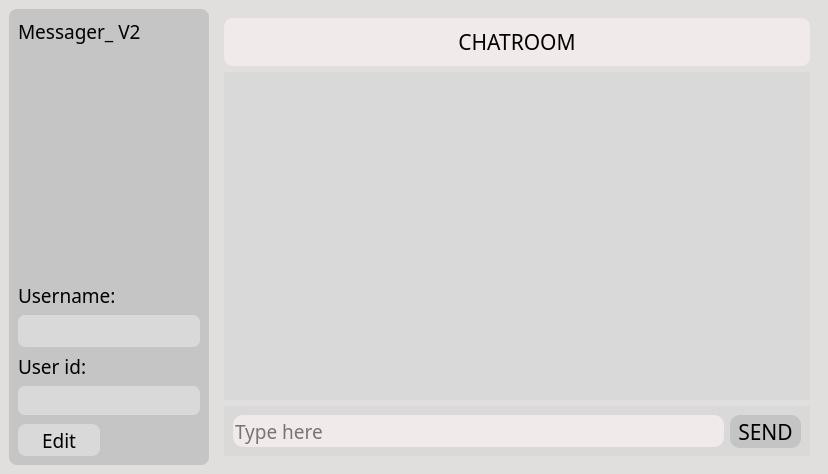
<?xml version="1.0" encoding="UTF-8"?>
<ui version="4.0">
 <class>MainWindow</class>
 <widget class="QMainWindow" name="MainWindow">
  <property name="geometry">
   <rect>
    <x>0</x>
    <y>0</y>
    <width>828</width>
    <height>474</height>
   </rect>
  </property>
  <property name="windowTitle">
   <string>MainWindow</string>
  </property>
  <property name="styleSheet">
   <string notr="true">background-color: rgb(46, 47, 42);</string>
  </property>
  <widget class="QWidget" name="centralwidget">
   <property name="styleSheet">
    <string notr="true">background: #E1DEDE;</string>
   </property>
   <layout class="QHBoxLayout" name="horizontalLayout">
    <item>
     <widget class="QWidget" name="widget" native="true">
      <property name="minimumSize">
       <size>
        <width>150</width>
        <height>0</height>
       </size>
      </property>
      <property name="maximumSize">
       <size>
        <width>200</width>
        <height>16777215</height>
       </size>
      </property>
      <property name="styleSheet">
       <string notr="true">
background: #C5C5C5;
border-radius: 8px;</string>
      </property>
      <layout class="QVBoxLayout" name="verticalLayout_2">
       <item>
        <widget class="QLabel" name="label_3">
         <property name="font">
          <font>
           <family>Ink Free</family>
           <pointsize>14</pointsize>
          </font>
         </property>
         <property name="styleSheet">
          <string notr="true">background: #C5C5C5;
border-radius: 8px;</string>
         </property>
         <property name="text">
          <string>Messager_ V2</string>
         </property>
        </widget>
       </item>
       <item>
        <spacer name="verticalSpacer">
         <property name="orientation">
          <enum>Qt::Vertical</enum>
         </property>
         <property name="sizeHint" stdset="0">
          <size>
           <width>20</width>
           <height>40</height>
          </size>
         </property>
        </spacer>
       </item>
       <item>
        <widget class="QLabel" name="label_4">
         <property name="minimumSize">
          <size>
           <width>67</width>
           <height>16</height>
          </size>
         </property>
         <property name="font">
          <font>
           <family>Ink Free</family>
           <pointsize>14</pointsize>
          </font>
         </property>
         <property name="text">
          <string>Username:</string>
         </property>
        </widget>
       </item>
       <item>
        <widget class="QLineEdit" name="lineEdit_2">
         <property name="minimumSize">
          <size>
           <width>0</width>
           <height>32</height>
          </size>
         </property>
         <property name="font">
          <font>
           <family>Ink Free</family>
           <pointsize>14</pointsize>
          </font>
         </property>
         <property name="styleSheet">
          <string notr="true">background: #D9D9D9;
border-radius: 7px;</string>
         </property>
        </widget>
       </item>
       <item>
        <widget class="QLabel" name="label_5">
         <property name="font">
          <font>
           <family>Ink Free</family>
           <pointsize>14</pointsize>
          </font>
         </property>
         <property name="text">
          <string>User id:</string>
         </property>
        </widget>
       </item>
       <item>
        <widget class="QLineEdit" name="lineEdit_3">
         <property name="minimumSize">
          <size>
           <width>0</width>
           <height>32</height>
          </size>
         </property>
         <property name="font">
          <font>
           <family>Ink Free</family>
           <pointsize>14</pointsize>
          </font>
         </property>
         <property name="styleSheet">
          <string notr="true">background: #D9D9D9;
border-radius: 7px;
margin-bottom: 3px;</string>
         </property>
        </widget>
       </item>
       <item>
        <widget class="QPushButton" name="pushButton_2">
         <property name="minimumSize">
          <size>
           <width>0</width>
           <height>32</height>
          </size>
         </property>
         <property name="maximumSize">
          <size>
           <width>82</width>
           <height>16777215</height>
          </size>
         </property>
         <property name="font">
          <font>
           <family>Ink Free</family>
           <pointsize>14</pointsize>
          </font>
         </property>
         <property name="styleSheet">
          <string notr="true">background: #D9D9D9;
border-radius: 8px;</string>
         </property>
         <property name="text">
          <string>Edit</string>
         </property>
        </widget>
       </item>
      </layout>
     </widget>
    </item>
    <item>
     <widget class="QWidget" name="widget_2" native="true">
      <property name="styleSheet">
       <string notr="true">padding:0px;</string>
      </property>
      <layout class="QVBoxLayout" name="verticalLayout">
       <item>
        <widget class="QWidget" name="widget_3" native="true">
         <property name="minimumSize">
          <size>
           <width>505</width>
           <height>31</height>
          </size>
         </property>
         <property name="maximumSize">
          <size>
           <width>16777215</width>
           <height>60</height>
          </size>
         </property>
         <property name="styleSheet">
          <string notr="true">background: #F0EAEA;
border-radius: 9px;</string>
         </property>
         <layout class="QHBoxLayout" name="horizontalLayout_3">
          <item>
           <widget class="QLabel" name="label">
            <property name="font">
             <font>
              <family>Ink Free</family>
              <pointsize>16</pointsize>
             </font>
            </property>
            <property name="text">
             <string>CHATROOM</string>
            </property>
            <property name="alignment">
             <set>Qt::AlignCenter</set>
            </property>
           </widget>
          </item>
         </layout>
        </widget>
       </item>
       <item>
        <widget class="QWidget" name="widget_4" native="true">
         <property name="minimumSize">
          <size>
           <width>505</width>
           <height>303</height>
          </size>
         </property>
         <property name="styleSheet">
          <string notr="true">background: #D9D9D9;</string>
         </property>
         <layout class="QVBoxLayout" name="verticalLayout_3">
          <item>
           <widget class="QScrollArea" name="scrollArea">
            <property name="minimumSize">
             <size>
              <width>0</width>
              <height>0</height>
             </size>
            </property>
            <property name="styleSheet">
             <string notr="true">border: 0px;</string>
            </property>
            <property name="horizontalScrollBarPolicy">
             <enum>Qt::ScrollBarAlwaysOff</enum>
            </property>
            <property name="widgetResizable">
             <bool>true</bool>
            </property>
            <property name="alignment">
             <set>Qt::AlignLeading|Qt::AlignLeft|Qt::AlignTop</set>
            </property>
            <widget class="QWidget" name="scrollAreaWidgetContents">
             <property name="geometry">
              <rect>
               <x>0</x>
               <y>0</y>
               <width>568</width>
               <height>314</height>
              </rect>
             </property>
             <layout class="QVBoxLayout" name="verticalLayout_4">
              <item>
               <spacer name="verticalSpacer_2">
                <property name="orientation">
                 <enum>Qt::Vertical</enum>
                </property>
                <property name="sizeHint" stdset="0">
                 <size>
                  <width>20</width>
                  <height>40</height>
                 </size>
                </property>
               </spacer>
              </item>
             </layout>
            </widget>
           </widget>
          </item>
         </layout>
        </widget>
       </item>
       <item>
        <widget class="QWidget" name="widget_5" native="true">
         <property name="maximumSize">
          <size>
           <width>16777215</width>
           <height>50</height>
          </size>
         </property>
         <property name="styleSheet">
          <string notr="true">background: #D9D9D9;</string>
         </property>
         <layout class="QHBoxLayout" name="horizontalLayout_2">
          <item>
           <widget class="QLineEdit" name="lineEdit">
            <property name="minimumSize">
             <size>
              <width>425</width>
              <height>32</height>
             </size>
            </property>
            <property name="font">
             <font>
              <family>Ink Free</family>
              <pointsize>14</pointsize>
             </font>
            </property>
            <property name="styleSheet">
             <string notr="true">background: #F0EAEA;
border-radius: 10px;</string>
            </property>
            <property name="placeholderText">
             <string>Type here</string>
            </property>
           </widget>
          </item>
          <item>
           <widget class="QPushButton" name="pushButton">
            <property name="minimumSize">
             <size>
              <width>71</width>
              <height>33</height>
             </size>
            </property>
            <property name="font">
             <font>
              <family>Ink Free</family>
              <pointsize>16</pointsize>
             </font>
            </property>
            <property name="styleSheet">
             <string notr="true">background: #C4C4C4;
border-radius: 10px;</string>
            </property>
            <property name="text">
             <string>SEND</string>
            </property>
           </widget>
          </item>
         </layout>
        </widget>
       </item>
      </layout>
     </widget>
    </item>
   </layout>
  </widget>
 </widget>
 <resources/>
 <connections/>
</ui>
